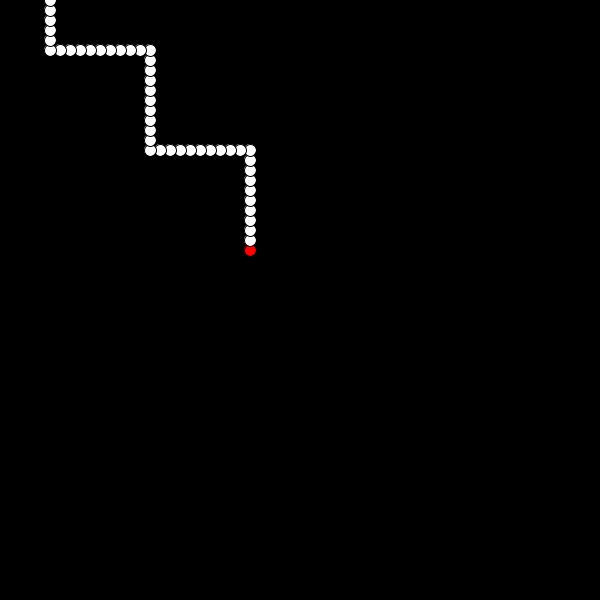
Frame 1 (no input)
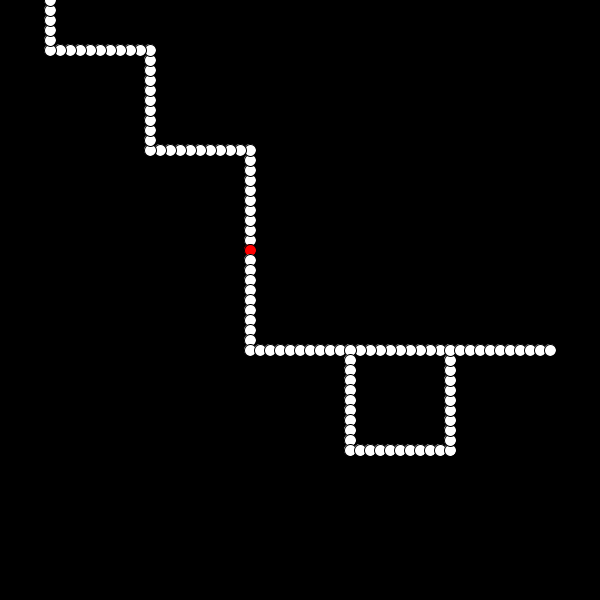
Frame 2 (the mouse pressed at the canvas centre, redrawn once)

The Processing sketch that drew these frames (run headless with seeded random() and noise(); the mouse was pressed at the canvas centre and the sketch redrawn once):

// Processing sketch: sketch_TP04
// ── sketch_TP04.pde
color NOIR = color(0); //<>//

void setup()
{
  size(600, 600);
  background(NOIR);
  //premierchemin();
 // deuxiemechemin();
}
  // Premier chemin
/*void premierchemin(){
  initForm(width / 3, height / 2, 'W');
  goDisplay();
  goDisplay();
  goDisplay();

  turnRight();
  goDisplay();
  goDisplay();

  turnLeft();
  for (int i = 0; i < 5; i++) {
    goDisplay();
  }
}
  // Deuxième chemin
void  deuxiemechemin(){
  initForm(2 * width / 3, height / 2, 'S');
  for (int i = 0; i < 10; i++) {
    goDisplay();
  }

  turnLeft();
  goDisplay();
  turnLeft();
  goDisplay();
  
}*/
 
    
    

void ligne(int n){
  for(int i=0; i<n;i++){
    goDisplay();
  }
}
/*void escalier(int x, int y, int n,int nbMarches){
  initForm(x,y,'N');
  for(int i=0;i<nbMarches;i++){
    ligne(n);
    if(i%2==0){
      turnLeft();
    }
    else {
    turnRight();
    }
   }
  }    
*/

/* void escargot(int x, int y, int m){
  initForm(x,y,'N');
  for(int i=0;i<m;i++){
    ligne(i);
  if(m%2==0){
    turnLeft();
  }
  if(m%2==1){
  turnLeft();
  }
  }
} 
 */
 void randTurn(){
   int turn=(int)random(0,2);
   switch(turn){
     case 0:
     turnLeft();
     break;
     case 1:
     turnRight();
     break;
     default:
     println("Erreur");
   }
 }   
/*void zigzag1(int x, int y ,int n){
  initForm(x,y,'W');
  for(int i=0;i<n;i++){
    goDisplay();
    if(i%4==0){
    randTurn();    
    }
  }
} */

 boolean touchBorder(){
   if(posX>600 || posX<0 || posY<0 || posY>600){
     println("Perdu");
     return true;
   }
   else{
     println("Gagné");
     return false;
     
   }
 }  
/*void zigzag2(int x, int y, int n){
  initForm(x,y,'W');
  int i=0;
  while(i<n && !touchBorder())
   {
      if(i%10==0)
        randTurn();
        goDisplay();
        i++;
   }
}*/

void draw(){

  initForm(250,250,'W');
  int i=0;
  while(i<100 && !touchBorder())
   {
      if(i%10==0)
        randTurn();
        goDisplay();
        i++;
   }
   noLoop();
}  

  

  

// ── Bases.pde
// caracteristiques du dessin de chaque pastille (en pixels) //<>//
int DIAMETRE    = 12;
int DEPLACEMENT = 10;

// couleurs
color BLANC = color(255);
color ROUGE = color(255, 0, 0);

// position et direction de dessin
int posX, posY;
char direction;

// initialisation de la forme
// x,y : position
// dir : direction de départ (points cardinaux) : W, E, N, S
void initForm(int x, int y, char dir)
{
  // dessine une pastille rouge aux coordonnées choisies
  posX = x;
  posY = y;
  direction = dir;
  display(ROUGE);
} 

// Dessin d'une pastille
void display(color couleur)
{
  fill(couleur);
  ellipse(posX, posY, DIAMETRE, DIAMETRE);
}

// Déplacement puis Dessin d'une pastille
void goDisplay()
{
  move();
  display(BLANC);
}

/////////////////////////////////////////
// Fonctions de changement de direction
/////////////////////////////////////////

// tourner vers la gauche
void turnLeft()
{
  switch (direction) {
    case 'N' :
      direction = 'W';
      break;
    case 'E':
      direction = 'N';
      break;
    case 'S':
      direction = 'E';
      break;
    case 'W':
      direction = 'S';
      break;
    default:
      println("erreur");
  }
}

// tourner vers la droite
void turnRight()
{
  switch (direction) {
    case 'N' :
      direction = 'E';
      break;
    case 'E':
      direction = 'S';
      break;
    case 'S':
      direction = 'W';
      break;
    case 'W':
      direction = 'N';
      break;
    default:
      println("erreur");
  }
}

// se déplacer en fonction de la direction
void move() 
{
  switch(direction){
    case'N':
    posY-=DEPLACEMENT;
    break;
    case'E':
    posX+=DEPLACEMENT;
    break;
    case'S':
    posY+=DEPLACEMENT;
    break;
    case'W':
    posX-=DEPLACEMENT;
    break;
    default:
    println("erreur");
  }
}
